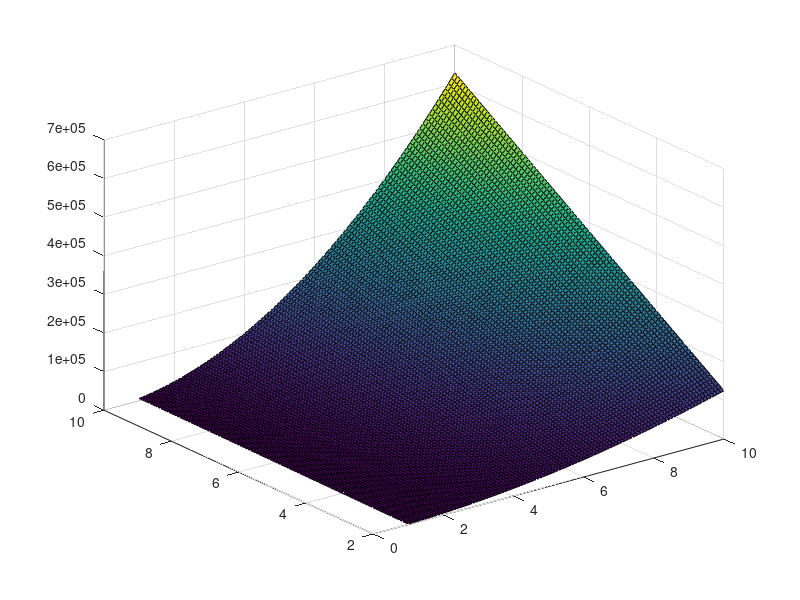

The MATLAB script that drew this image:
clear all 
close all
R = linspace(1,10,100);
L = linspace(2,10,100);
B = 2
N = 200

for i=1:length(R)
    for j = 1:length(L)
        F(j,i) = (pi.*R(i)^2.*L(j)-B)*N;
    end
end

surf(R,L,F)
